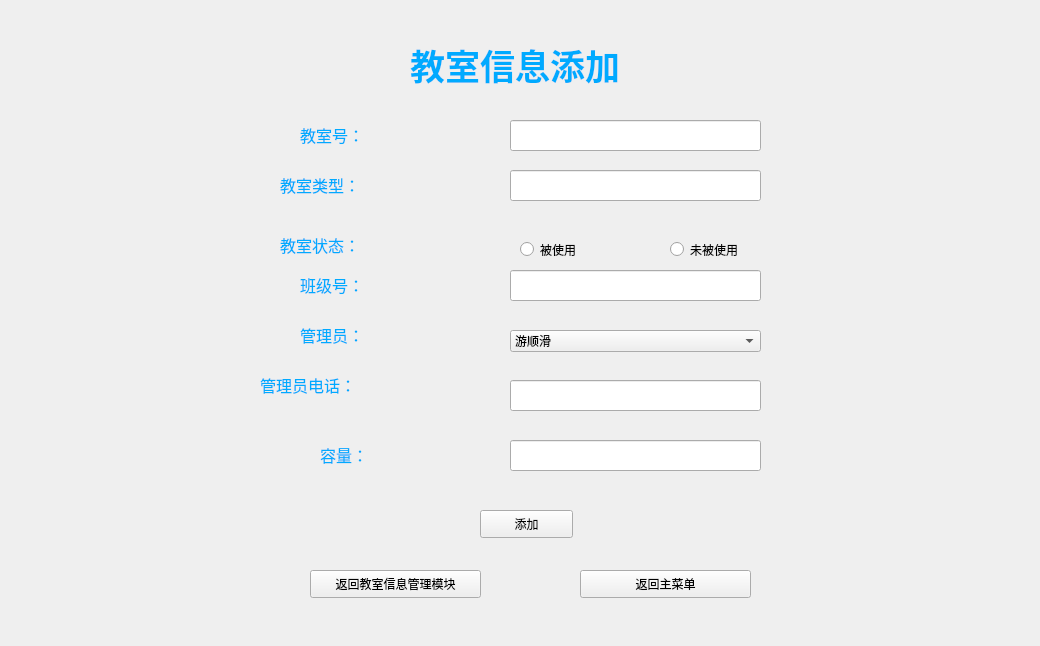
<?xml version="1.0" encoding="UTF-8"?>
<ui version="4.0">
 <class>Classroom_add</class>
 <widget class="QWidget" name="Classroom_add">
  <property name="geometry">
   <rect>
    <x>0</x>
    <y>0</y>
    <width>1040</width>
    <height>646</height>
   </rect>
  </property>
  <property name="windowTitle">
   <string>教室信息添加</string>
  </property>
  <property name="styleSheet">
   <string notr="true">background-image: url(:D:/PyQt/2.png);</string>
  </property>
  <widget class="QLabel" name="label">
   <property name="geometry">
    <rect>
     <x>410</x>
     <y>0</y>
     <width>661</width>
     <height>131</height>
    </rect>
   </property>
   <property name="text">
    <string>&lt;html&gt;&lt;head/&gt;&lt;body&gt;&lt;p&gt;&lt;span style=&quot; font-size:26pt; font-weight:600; color:#00aaff;&quot;&gt;教室信息添加&lt;/span&gt;&lt;/p&gt;&lt;/body&gt;&lt;/html&gt;</string>
   </property>
  </widget>
  <widget class="QLabel" name="label_2">
   <property name="geometry">
    <rect>
     <x>300</x>
     <y>110</y>
     <width>211</width>
     <height>51</height>
    </rect>
   </property>
   <property name="text">
    <string>&lt;html&gt;&lt;head/&gt;&lt;body&gt;&lt;p&gt;&lt;span style=&quot; font-size:12pt; color:#00aaff;&quot;&gt;教室号：&lt;/span&gt;&lt;/p&gt;&lt;/body&gt;&lt;/html&gt;</string>
   </property>
  </widget>
  <widget class="QLineEdit" name="lineEdit">
   <property name="geometry">
    <rect>
     <x>510</x>
     <y>120</y>
     <width>251</width>
     <height>31</height>
    </rect>
   </property>
   <property name="text">
    <string/>
   </property>
  </widget>
  <widget class="QLabel" name="label_3">
   <property name="geometry">
    <rect>
     <x>280</x>
     <y>160</y>
     <width>211</width>
     <height>51</height>
    </rect>
   </property>
   <property name="text">
    <string>&lt;html&gt;&lt;head/&gt;&lt;body&gt;&lt;p&gt;&lt;span style=&quot; font-size:12pt; color:#00aaff;&quot;&gt;教室类型：&lt;/span&gt;&lt;/p&gt;&lt;/body&gt;&lt;/html&gt;</string>
   </property>
  </widget>
  <widget class="QPushButton" name="pushButton">
   <property name="geometry">
    <rect>
     <x>480</x>
     <y>510</y>
     <width>93</width>
     <height>28</height>
    </rect>
   </property>
   <property name="text">
    <string>添加</string>
   </property>
  </widget>
  <widget class="QPushButton" name="pushButton_2">
   <property name="geometry">
    <rect>
     <x>310</x>
     <y>570</y>
     <width>171</width>
     <height>28</height>
    </rect>
   </property>
   <property name="text">
    <string>返回教室信息管理模块</string>
   </property>
  </widget>
  <widget class="QPushButton" name="pushButton_3">
   <property name="geometry">
    <rect>
     <x>580</x>
     <y>570</y>
     <width>171</width>
     <height>28</height>
    </rect>
   </property>
   <property name="text">
    <string>返回主菜单</string>
   </property>
  </widget>
  <widget class="QLabel" name="label_4">
   <property name="geometry">
    <rect>
     <x>280</x>
     <y>220</y>
     <width>211</width>
     <height>51</height>
    </rect>
   </property>
   <property name="text">
    <string>&lt;html&gt;&lt;head/&gt;&lt;body&gt;&lt;p&gt;&lt;span style=&quot; font-size:12pt; color:#00aaff;&quot;&gt;教室状态：&lt;/span&gt;&lt;/p&gt;&lt;/body&gt;&lt;/html&gt;</string>
   </property>
  </widget>
  <widget class="QLabel" name="label_5">
   <property name="geometry">
    <rect>
     <x>300</x>
     <y>260</y>
     <width>211</width>
     <height>51</height>
    </rect>
   </property>
   <property name="text">
    <string>&lt;html&gt;&lt;head/&gt;&lt;body&gt;&lt;p&gt;&lt;span style=&quot; font-size:12pt; color:#00aaff;&quot;&gt;班级号：&lt;/span&gt;&lt;/p&gt;&lt;/body&gt;&lt;/html&gt;</string>
   </property>
  </widget>
  <widget class="QLabel" name="label_6">
   <property name="geometry">
    <rect>
     <x>300</x>
     <y>310</y>
     <width>211</width>
     <height>51</height>
    </rect>
   </property>
   <property name="text">
    <string>&lt;html&gt;&lt;head/&gt;&lt;body&gt;&lt;p&gt;&lt;span style=&quot; font-size:12pt; color:#00aaff;&quot;&gt;管理员：&lt;/span&gt;&lt;/p&gt;&lt;/body&gt;&lt;/html&gt;</string>
   </property>
  </widget>
  <widget class="QLabel" name="label_7">
   <property name="geometry">
    <rect>
     <x>260</x>
     <y>360</y>
     <width>211</width>
     <height>51</height>
    </rect>
   </property>
   <property name="text">
    <string>&lt;html&gt;&lt;head/&gt;&lt;body&gt;&lt;p&gt;&lt;span style=&quot; font-size:12pt; color:#00aaff;&quot;&gt;管理员电话：&lt;/span&gt;&lt;/p&gt;&lt;/body&gt;&lt;/html&gt;</string>
   </property>
  </widget>
  <widget class="QLabel" name="label_9">
   <property name="geometry">
    <rect>
     <x>320</x>
     <y>430</y>
     <width>211</width>
     <height>51</height>
    </rect>
   </property>
   <property name="text">
    <string>&lt;html&gt;&lt;head/&gt;&lt;body&gt;&lt;p&gt;&lt;span style=&quot; font-size:12pt; color:#00aaff;&quot;&gt;容量：&lt;/span&gt;&lt;/p&gt;&lt;/body&gt;&lt;/html&gt;</string>
   </property>
  </widget>
  <widget class="QRadioButton" name="radioButton">
   <property name="geometry">
    <rect>
     <x>520</x>
     <y>240</y>
     <width>115</width>
     <height>19</height>
    </rect>
   </property>
   <property name="text">
    <string>被使用</string>
   </property>
  </widget>
  <widget class="QRadioButton" name="radioButton_2">
   <property name="geometry">
    <rect>
     <x>670</x>
     <y>240</y>
     <width>115</width>
     <height>19</height>
    </rect>
   </property>
   <property name="text">
    <string>未被使用</string>
   </property>
  </widget>
  <widget class="QLineEdit" name="lineEdit_2">
   <property name="geometry">
    <rect>
     <x>510</x>
     <y>170</y>
     <width>251</width>
     <height>31</height>
    </rect>
   </property>
   <property name="text">
    <string/>
   </property>
  </widget>
  <widget class="QLineEdit" name="lineEdit_3">
   <property name="geometry">
    <rect>
     <x>510</x>
     <y>270</y>
     <width>251</width>
     <height>31</height>
    </rect>
   </property>
   <property name="text">
    <string/>
   </property>
  </widget>
  <widget class="QLineEdit" name="lineEdit_5">
   <property name="geometry">
    <rect>
     <x>510</x>
     <y>380</y>
     <width>251</width>
     <height>31</height>
    </rect>
   </property>
   <property name="text">
    <string/>
   </property>
  </widget>
  <widget class="QComboBox" name="comboBox">
   <property name="geometry">
    <rect>
     <x>510</x>
     <y>330</y>
     <width>251</width>
     <height>22</height>
    </rect>
   </property>
   <item>
    <property name="text">
     <string>游顺滑</string>
    </property>
   </item>
   <item>
    <property name="text">
     <string>赵文成</string>
    </property>
   </item>
   <item>
    <property name="text">
     <string>田向群</string>
    </property>
   </item>
   <item>
    <property name="text">
     <string>石婷</string>
    </property>
   </item>
   <item>
    <property name="text">
     <string>李旋</string>
    </property>
   </item>
  </widget>
  <widget class="QLineEdit" name="lineEdit_6">
   <property name="geometry">
    <rect>
     <x>510</x>
     <y>440</y>
     <width>251</width>
     <height>31</height>
    </rect>
   </property>
   <property name="text">
    <string/>
   </property>
  </widget>
 </widget>
 <resources/>
 <connections/>
</ui>
